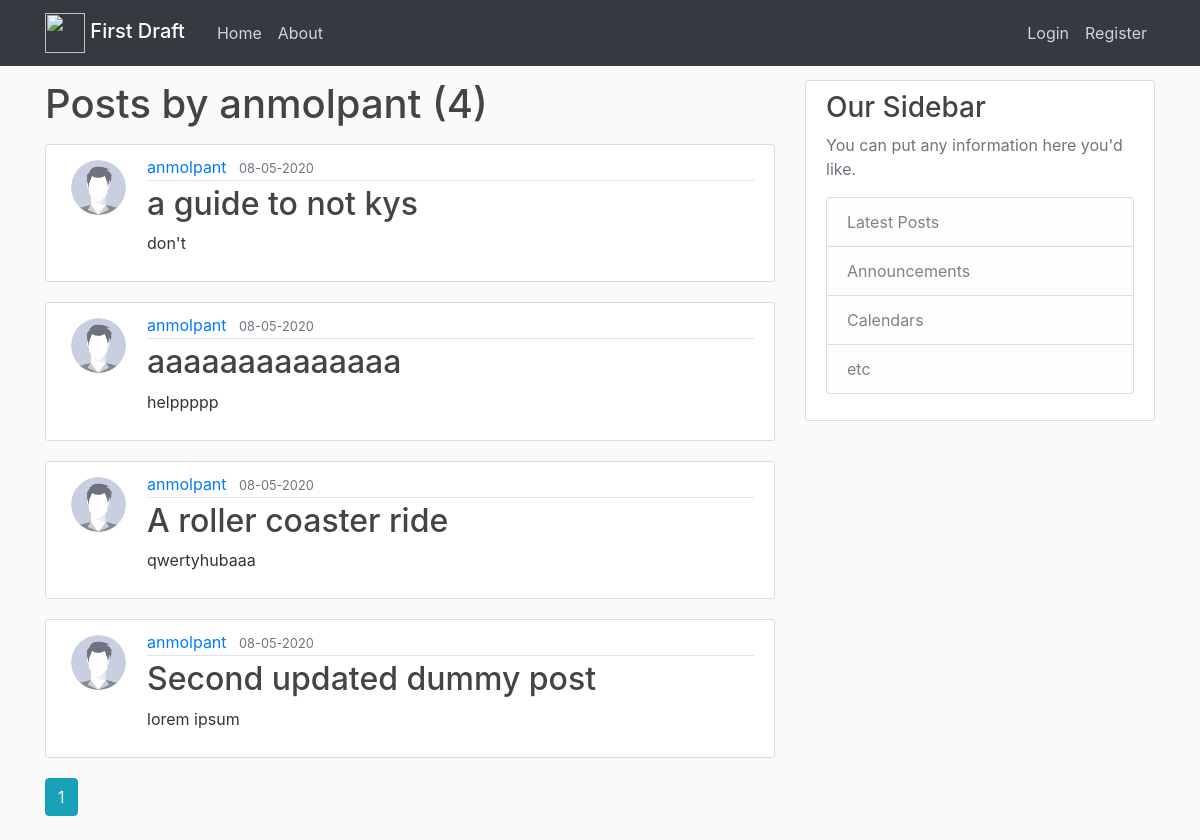
Page /user/anmolpant on the committed database.
### flaskblog/models.py (models this page shows, shortened)
class User(db.Model, UserMixin):
    id = db.Column(db.Integer, primary_key=True)
    username = db.Column(db.String(20), unique=True, nullable=False)
    email = db.Column(db.String(120), unique=True, nullable=False)
    image_file = db.Column(db.String(20), nullable=False, default='default.jpg')
    password = db.Column(db.String(60), nullable=False)
    posts = db.relationship('Post', backref='author', lazy=True)

class Post(db.Model):
    id = db.Column(db.Integer, primary_key=True)
    title = db.Column(db.String(100), nullable=False)
    date_posted = db.Column(db.DateTime, nullable=False, default=datetime.utcnow)
    content = db.Column(db.Text, nullable=False)
    user_id = db.Column(db.Integer, db.ForeignKey('user.id'), nullable=False)

### flaskblog/routes.py (the view)
@app.route("/user/<string:username>")
def user_posts(username):
    page = request.args.get('page', 1, type=int)
    user = User.query.filter_by(username=username).first_or_404()
    posts = Post.query.filter_by(author=user).order_by(Post.date_posted.desc()).paginate(page = page, per_page=5)
    return render_template('user_posts.html', posts=posts, user=user)

### flaskblog/templates/user_posts.html
{% extends "layout.html" %}
{% block content %}
    <h1 class="mb-3">Posts by {{ user.username }} ({{ posts.total }})</h1>
    {% for post in posts.items %}
        <article class="media content-section">
          <img class="rounded-circle article-img" src="{{ url_for('static', filename='profile_pics/' + post.author.image_file)}}" alt="">
          <div class="media-body">
            <div class="article-metadata">
                <a class="mr-2" href="{{ url_for('user_posts', username=post.author.username) }}">{{ post.author.username }}</a>
              <small class="text-muted">{{ post.date_posted.strftime('%d-%m-%Y') }}</small>
            </div>
            <h2><a class="article-title" href="{{ url_for('post', post_id=post.id) }}">{{ post.title }}</a></h2>
            <p class="article-content">{{ post.content }}</p>
          </div>
        </article>
    {% endfor %}
    {% for page_num in posts.iter_pages(left_edge=1, right_edge=1, left_current=1, right_current=2) %}
    {% if page_num %}
      {% if posts.page == page_num %}
        <a class="btn btn-info mb-4" href="{{ url_for('user_posts', username=user.username, page=page_num) }}">{{ page_num }}</a>
      {% else %}
        <a class="btn btn-outline-info mb-4" href="{{ url_for('user_posts', username=user.username, page=page_num) }}">{{ page_num }}</a>
      {% endif %}
    {% else %}
      ...
    {% endif %}
    {% endfor %}
    {% endblock content %}

### flaskblog/static/styles/main.css (style rules this page uses)
body { background: #fafafa; color: #333333; margin-top: 5rem; }
h1, h2, h3, h4, h5, h6 { color: #444444; }
.content-section { background: #ffffff; padding: 10px 20px; border: 1px solid #dddddd; border-radius: 3px; margin-bottom: 20px; }
.article-title { color: #444444; }
.article-content { white-space: pre-line; }
.article-img { height: 65px; width: 65px; margin-right: 16px; }
.article-metadata { padding-bottom: 1px; margin-bottom: 4px; border-bottom: 1px solid #e3e3e3 }

### rows in the picture
User: username "anmolpant"
Post: image_file (placeholder picture), author.username "anmolpant", date_posted "08-05-2020", title "a guide to not kys", content "don't"
Post: image_file (placeholder picture), author.username "anmolpant", date_posted "08-05-2020", title "aaaaaaaaaaaaaa", content "helppppp"
Post: image_file (placeholder picture), author.username "anmolpant", date_posted "08-05-2020", title "A roller coaster ride", content "qwertyhubaaa"
Post: image_file (placeholder picture), author.username "anmolpant", date_posted "08-05-2020", title "Second updated dummy post", content "lorem ipsum"

### other values in the picture
{{ posts.total }} "4"
{{ page_num }} "1"
